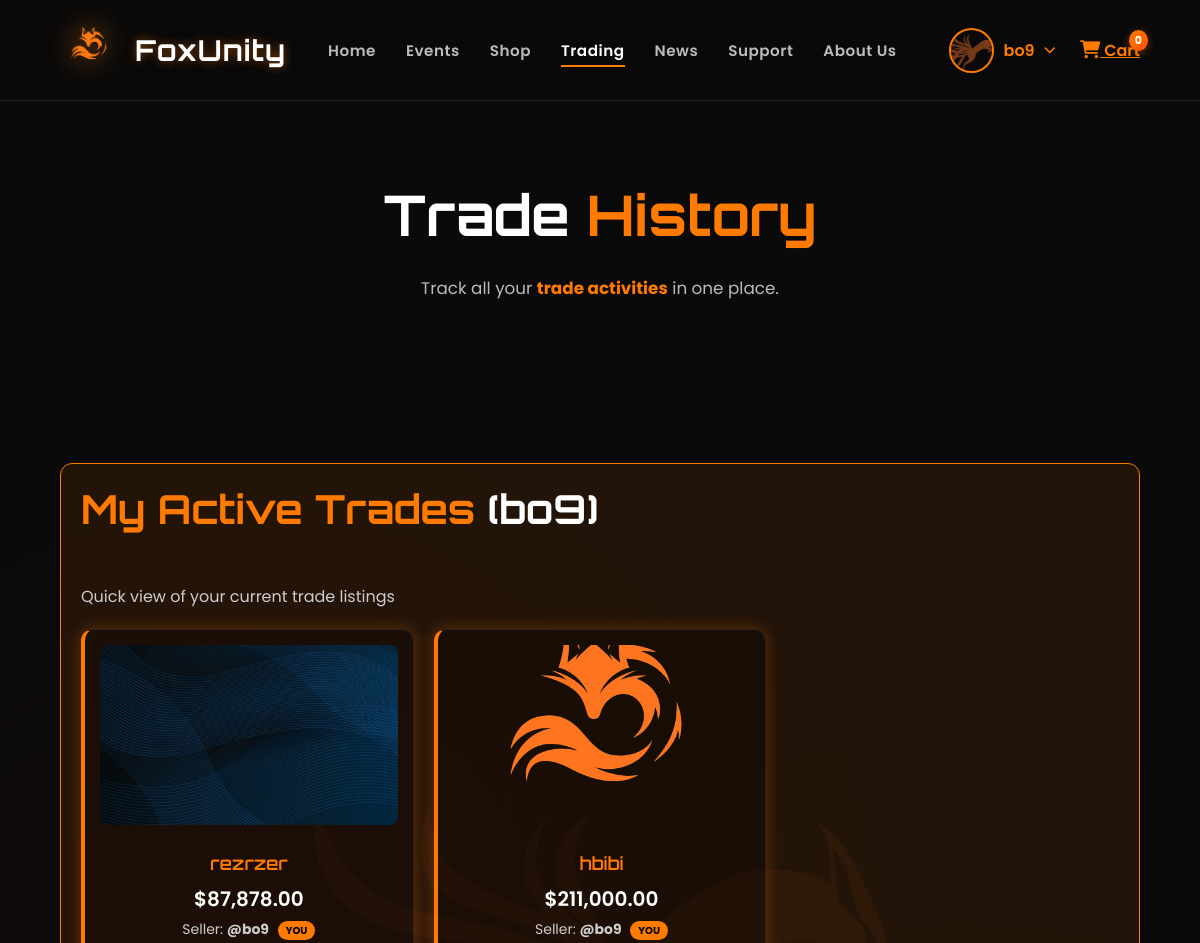
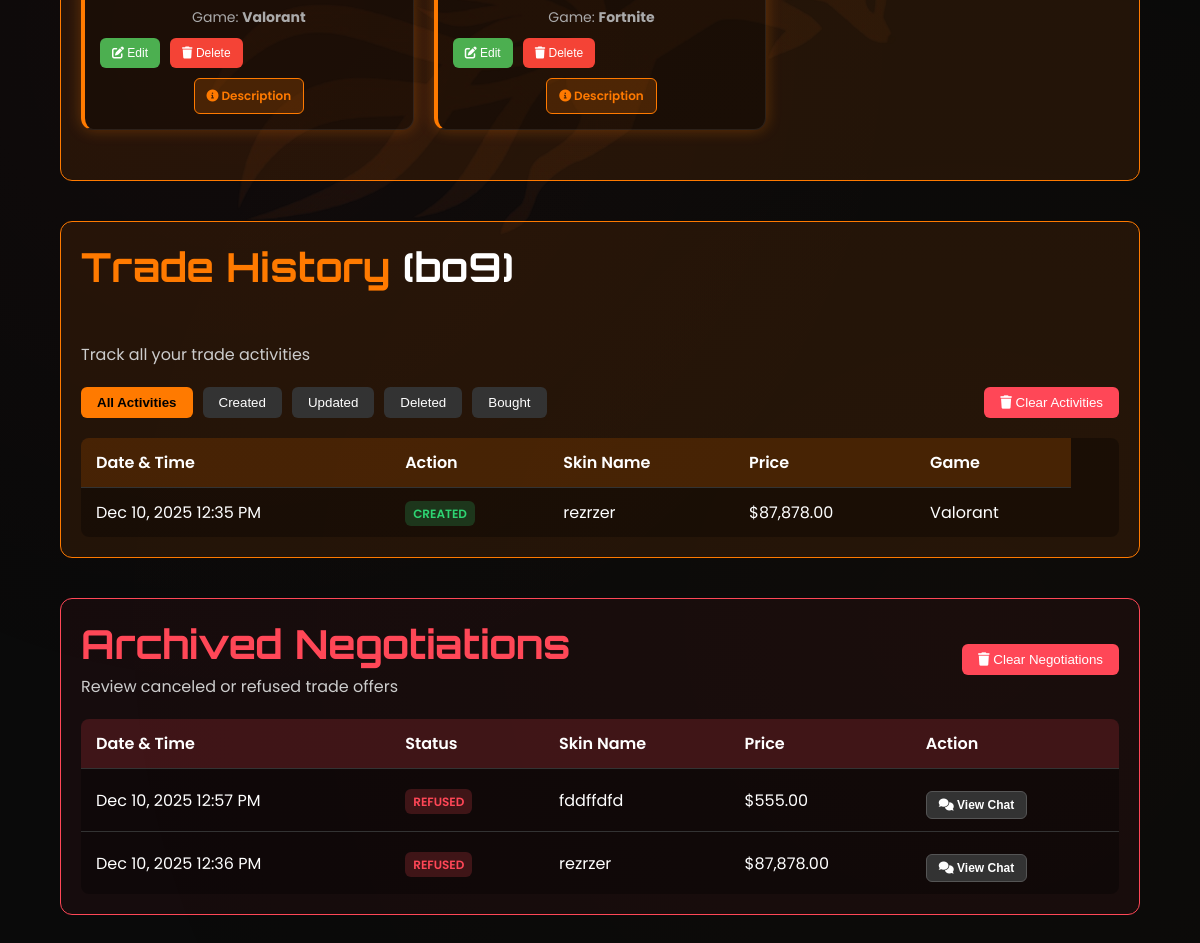
Screenshot of /view/front/tradehis.php (signed in) with the database file from the repository (2 pictures, top to bottom).
### tables this page shows
CREATE TABLE `users` (
  `id` int(11) NOT NULL,
  `username` varchar(100) NOT NULL,
  `email` varchar(150) NOT NULL,
  `google_id` varchar(255) DEFAULT NULL,
  `dob` date NOT NULL,
  `password` varchar(255) NOT NULL,
  `gender` varchar(20) DEFAULT NULL,
  `role` varchar(50) DEFAULT 'user',
  `status` varchar(20) DEFAULT 'active',
  `image` varchar(255) DEFAULT NULL
);

CREATE TABLE `skins` (
  `skin_id` int(11) NOT NULL,
  `owner_id` int(11) NOT NULL,
  `name` varchar(100) NOT NULL,
  `price` decimal(10,2) NOT NULL,
  `created_at` timestamp NOT NULL DEFAULT current_timestamp(),
  `image` varchar(255) DEFAULT NULL,
  `description` varchar(100) NOT NULL,
  `category` varchar(100) NOT NULL,
  `is_listed` tinyint(1) DEFAULT 1,
  `is_deleted` tinyint(1) DEFAULT 0
);

CREATE TABLE `trade_history` (
  `id` int(11) NOT NULL,
  `user_id` int(11) NOT NULL,
  `skin_id` int(11) NOT NULL,
  `action` enum('created','updated','deleted','buy','bought','negotiation_refused') NOT NULL,
  `skin_name` varchar(255) NOT NULL,
  `skin_price` decimal(10,2) NOT NULL,
  `skin_category` varchar(50) NOT NULL,
  `negotiation_id` varchar(50) DEFAULT NULL,
  `created_at` timestamp NOT NULL DEFAULT current_timestamp(),
  `visible_in_trading` tinyint(1) DEFAULT 1
);

### view/front/tradehis.php (the view, shortened to what the rows shown need)
<?php
require_once __DIR__ . '/../../model/config.php';
require_once __DIR__ . '/../../controller/TradingController.php';
$currentUsername = getCurrentUsername();
require_once __DIR__ . '/../../model/User.php';
$userFromDb = User::getByUsername($currentUsername);
require_once __DIR__ . '/../../controller/UserController.php';
$currentUserObj = UserController::getCurrentUser();
$userImage = null;
if ($currentUserObj && $currentUserObj->getImage()) {
    $userImage = '../../view/' . $currentUserObj->getImage();
}
try {
    $controller = new TradingController($currentUsername);
} catch (Exception $e) {
    header('Location: Login.php?error=' . urlencode($e->getMessage()));
    exit();
}
$viewData = $controller->getViewData();
?>
<!DOCTYPE html>
<?php
$tradeHistoryFull = $viewData['tradeHistory'];
$standardHistory = [];
$refusedHistory = [];
foreach ($tradeHistoryFull as $item) {
    if ($item['action'] === 'negotiation_refused') {
        $refusedHistory[] = $item;
    } else {
        $standardHistory[] = $item;
    }
}
$mySkins = $viewData['mySkins'];
$currentUser = $viewData['currentUser'];
?>
<!DOCTYPE html>
<html lang="en">
<head>
  <link rel="stylesheet" href="style.css">
  <link rel="stylesheet" href="styletrade.css">
  <link rel="stylesheet" href="https://cdnjs.cloudflare.com/ajax/libs/font-awesome/6.0.0/css/all.min.css"/>
</head>
<body>
  <header class="site-header">
    <div class="header-right">
      <div class="user-dropdown" id="userDropdown">
        <div class="username-display">
          <?php if ($currentUserObj): ?>
            <?php if ($userImage): ?>
              <img src="<?php echo htmlspecialchars($userImage); ?>" alt="Profile">
            <?php else: ?>
              <i class="fas fa-user-circle"></i>
            <?php endif; ?>
            <span><?php echo htmlspecialchars($currentUserObj->getUsername()); ?></span>
          <?php else: ?>
            <i class="fas fa-user-circle"></i>
            <span><?php echo htmlspecialchars($currentUser); ?></span>
          <?php endif; ?>
          <i class="fas fa-chevron-down"></i>
        </div>
      </div>
    </div>
  </header>
  <main class="main-section">
    <section class="hero-intro">
      <div class="intro-content">
        <h1 class="main-title">Trade <span>History</span></h1>
      </div>
    </section>
    <section class="my-trades-section">
      <h2 class="section-title"><span>My Active Trades</span> (<?php echo htmlspecialchars($currentUser); ?>)</h2>
      <?php if (count($mySkins) === 0): ?>
        <div style="color:#ccc; text-align:center; width:100%; padding: 40px;">
          <p>You don't have any active trades.</p>
          <p><small>Visit the trading page to add your first trade!</small></p>
          <a href="trading.php" class="view-all-btn">
            <i class="fas fa-plus-circle"></i> Add a Trade
          </a>
        </div>
      <?php else: ?>
        <div class="skins-grid">
          <?php
          $displaySkins = array_slice($mySkins, 0, 3);
          foreach ($displaySkins as $row):
            $img = !empty($row['image']) ? '../' . ltrim($row['image'], '/\\') : '../images/skin1.png';
            $username = !empty($row['username']) ? $row['username'] : 'Unknown user';
            $category = $row['category'] ?? 'custom';
            $description = $row['description'] ?? 'No description provided';
          ?>
          <div class="skin-card" data-game="<?= htmlspecialchars($category) ?>" data-id="<?= $row['skin_id'] ?>">
            <img src="<?= htmlspecialchars($img) ?>" alt="<?= htmlspecialchars($row['name']) ?>" class="skin-img" onerror="this.src='../images/skin1.png'">
            <h3 class="skin-name"><?= htmlspecialchars($row['name']) ?></h3>
            <p class="skin-price">$<?= number_format((float)$row['price'], 2) ?></p>
            <p class="skin-seller">Seller: <strong>@<?= htmlspecialchars($username) ?></strong> <span class="owner-badge">YOU</span></p>
            <p class="skin-game">Game: <strong><?= htmlspecialchars(ucfirst($category)) ?></strong></p>
            <div class="skin-actions">
              <button class="edit-btn" onclick="openEditModal(<?= $row['skin_id'] ?>, '<?= htmlspecialchars(addslashes($row['name'])) ?>', <?= $row['price'] ?>, '<?= htmlspecialchars($category) ?>', '<?= htmlspecialchars(addslashes($description)) ?>')">
                <i class="fas fa-edit"></i> Edit
              </button>
              <form method="POST" action="trading.php" style="display:inline;" onsubmit="return confirm('Are you sure you want to delete this trade?')">
                <button type="submit" class="delete-btn"><i class="fas fa-trash"></i> Delete</button>
              </form>
            </div>
            <a href="description.php?id=<?= $row['skin_id'] ?>" class="desc-btn" style="text-decoration: none; display: inline-block; text-align: center;"><i class="fas fa-info-circle"></i> Description</a>
          </div>
          <?php endforeach; ?>
        </div>
      <?php endif; ?>
    </section>
    <section class="trade-history-section">
      <h2 class="section-title"><span> Trade History</span> (<?php echo htmlspecialchars($currentUser); ?>)</h2>
      <?php if (count($standardHistory) === 0): ?>
        <div class="no-history">
          <p>No trade history found. Your trade activities will appear here.</p>
          <p><small>Add, edit, or delete trades to see your history.</small></p>
        </div>
      <?php else: ?>
        <div class="table-container">
          <table class="history-table">
            <thead>
              <tr>
                <th>Date & Time</th>
                <th>Action</th>
                <th>Skin Name</th>
                <th>Price</th>
                <th>Game</th>
              </tr>
            </thead>
            <tbody>
              <?php foreach ($standardHistory as $history):
                $actionClass = '';
                switch ($history['action']) {
                  case 'created': $actionClass = 'action-created'; break;
                }
              ?>
              <tr class="history-row" data-action="<?= $history['action'] ?>">
                <td><?= date('M j, Y g:i A', strtotime($history['created_at'])) ?></td>
                <td><span class="action-badge <?= $actionClass ?>"><?= ucfirst($history['action']) ?></span></td>
                <td><?= htmlspecialchars($history['skin_name']) ?></td>
                <td>$<?= number_format((float)$history['skin_price'], 2) ?></td>
                <td><?= htmlspecialchars(ucfirst($history['skin_category'])) ?></td>
                <td></td>
              </tr>
              <?php endforeach; ?>
            </tbody>
          </table>
        </div>
      <?php endif; ?>
    </section>
    <section class="trade-history-section" style="border-color: #ff4757; background: rgba(255, 71, 87, 0.05); margin-top: 20px;">
      <div style="display:flex; justify-content:space-between; align-items:center; margin-bottom:20px;">
        <div>
           <h2 class="section-title" style="margin-bottom:5px;"><span style="color:#ff4757;">Archived Negotiations</span></h2>
        </div>
      </div>
      <?php if (count($refusedHistory) === 0): ?>
        <div class="no-history">
          <p>No archived negotiations found.</p>
        </div>
      <?php else: ?>
        <div class="table-container">
          <table class="history-table">
            <thead>
              <tr>
                <th style="background: rgba(255, 71, 87, 0.2);">Date & Time</th>
                <th style="background: rgba(255, 71, 87, 0.2);">Status</th>
                <th style="background: rgba(255, 71, 87, 0.2);">Skin Name</th>
                <th style="background: rgba(255, 71, 87, 0.2);">Price</th>
                <th style="background: rgba(255, 71, 87, 0.2);">Action</th>
              </tr>
            </thead>
            <tbody>
              <?php foreach ($refusedHistory as $history): ?>
              <tr class="history-row">
                <td><?= date('M j, Y g:i A', strtotime($history['created_at'])) ?></td>
                <td><span class="action-badge action-deleted">Refused</span></td>
                <td><?= htmlspecialchars($history['skin_name']) ?></td>
                <td>$<?= number_format((float)$history['skin_price'], 2) ?></td>
                <td>
                    <button class="desc-btn" onclick="viewArchivedChat(<?= $history['skin_id'] ?>, '<?= isset($history['negotiation_id']) ? htmlspecialchars($history['negotiation_id']) : '' ?>')" style="padding:6px 12px; font-size:12px; background: #333; color: white; border: 1px solid #555;">
                        <i class="fas fa-comments"></i> View Chat
                    </button>
                </td>
              </tr>
              <?php endforeach; ?>
            </tbody>
          </table>
        </div>
      <?php endif; ?>
    </section>
  </main>
</body>
</html>

### rows the page displays
users: image (picture), username "bo9"
skins: image (picture), name "rezrzer", price "87,878.00", owner.username "bo9", category "Valorant"
skins: image (picture), name "hbibi", price "211,000.00", owner.username "bo9", category "Fortnite"
trade_history: created_at "Dec 10, 2025 12:35 PM", action "CREATED", skin_name "rezrzer", skin_price "87,878.00", skin_category "Valorant"
trade_history: created_at "Dec 10, 2025 12:57 PM", skin_name "fddffdfd", skin_price "555.00"
trade_history: created_at "Dec 10, 2025 12:36 PM", skin_name "rezrzer", skin_price "87,878.00"

### other values shown
$currentUser "bo9"
